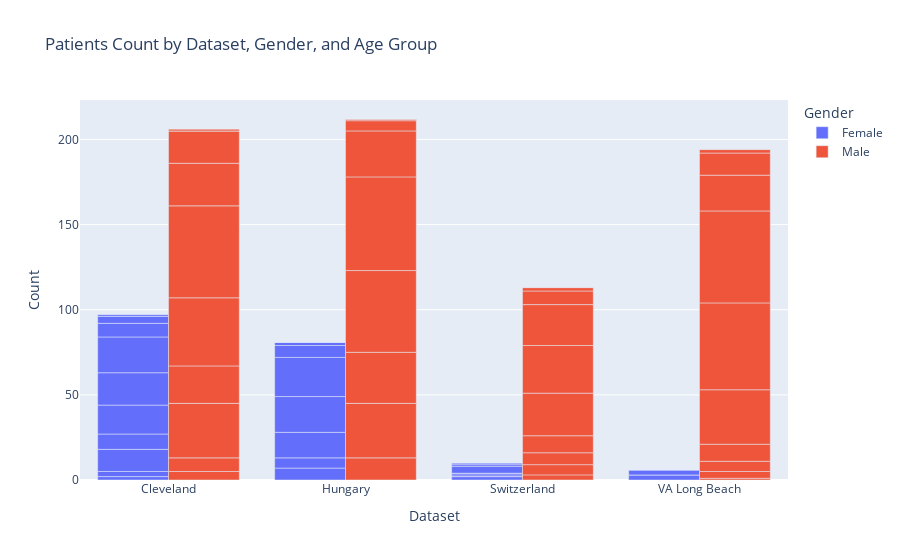

Here is the notebook cell this chart was saved with:
### Code cell
# Age bins for 28-77 range
age_bins = [28, 35, 40, 45, 50, 55, 60, 65, 70, 75, 77]
df['age_group'] = pd.cut(df['age'], bins=age_bins, labels=[
    '28-34', '35-39', '40-44', '45-49', '50-54', '55-59', '60-64', '65-69', '70-75', '76-77'
])

# Group by dataset, sex, and age_group for counts
grouped = df.groupby(['dataset', 'sex', 'age_group']).size().reset_index(name='count')

# Plotly bar plot: hover shows gender, age bin, and count
fig = px.bar(
    grouped,
    x='dataset',
    y='count',
    color='sex',
    barmode='group',
    title='Patients Count by Dataset, Gender, and Age Group',
    hover_data=['sex', 'age_group', 'count']
)
fig.update_layout(
    xaxis_title="Dataset",
    yaxis_title="Count",
    legend_title_text="Gender"
)
fig.show()

### Figure 1 — Plotly figure (JSON) as saved in the notebook; plotly's stock layout.template omitted (floating-point values rounded to 4 significant figures)
{"data": [{"alignmentgroup": "True", "customdata": [["Female", "28-34"], ["Female", "35-39"], ["Female", "40-44"], ["Female", "45-49"], ["Female", "50-54"], ["Female", "55-59"], ["Female", "60-64"], ["Female", "65-69"], ["Female", "70-75"], ["Female", "76-77"], ["Female", "28-34"], ["Female", "35-39"], ["Female", "40-44"], ["Female", "45-49"], ["Female", "50-54"], ["Female", "55-59"], ["Female", "60-64"], ["Female", "65-69"], ["Female", "70-75"], ["Female", "76-77"], ["Female", "28-34"], ["Female", "35-39"], ["Female", "40-44"], ["Female", "45-49"], ["Female", "50-54"], ["Female", "55-59"], ["Female", "60-64"], ["Female", "65-69"], ["Female", "70-75"], ["Female", "76-77"], ["Female", "28-34"], ["Female", "35-39"], ["Female", "40-44"], ["Female", "45-49"], ["Female", "50-54"], ["Female", "55-59"], ["Female", "60-64"], ["Female", "65-69"], ["Female", "70-75"], ["Female", "76-77"]], "hovertemplate": "sex=%{customdata[0]}<br>dataset=%{x}<br>count=%{y}<br>age_group=%{customdata[1]}<extra></extra>", "legendgroup": "Female", "marker": {"color": "#636efa", "pattern": {"shape": ""}}, "name": "Female", "offsetgroup": "Female", "orientation": "v", "showlegend": true, "textposition": "auto", "type": "bar", "x": ["Cleveland", "Cleveland", "Cleveland", "Cleveland", "Cleveland", "Cleveland", "Cleveland", "Cleveland", "Cleveland", "Cleveland", "Hungary", "Hungary", "Hungary", "Hungary", "Hungary", "Hungary", "Hungary", "Hungary", "Hungary", "Hungary", "Switzerland", "Switzerland", "Switzerland", "Switzerland", "Switzerland", "Switzerland", "Switzerland", "Switzerland", "Switzerland", "Switzerland", "VA Long Beach", "VA Long Beach", "VA Long Beach", "VA Long Beach", "VA Long Beach", "VA Long Beach", "VA Long Beach", "VA Long Beach", "VA Long Beach", "VA Long Beach"], "xaxis": "x", "y": [2, 3, 13, 9, 17, 19, 21, 8, 4, 1, 7, 6, 15, 21, 23, 7, 2, 0, 0, 0, 0, 2, 0, 1, 1, 0, 4, 1, 1, 0, 0, 0, 0, 0, 3, 0, 3, 0, 0, 0], "yaxis": "y"}, {"alignmentgroup": "True", "customdata": [["Male", "28-34"], ["Male", "35-39"], ["Male", "40-44"], ["Male", "45-49"], ["Male", "50-54"], ["Male", "55-59"], ["Male", "60-64"], ["Male", "65-69"], ["Male", "70-75"], ["Male", "76-77"], ["Male", "28-34"], ["Male", "35-39"], ["Male", "40-44"], ["Male", "45-49"], ["Male", "50-54"], ["Male", "55-59"], ["Male", "60-64"], ["Male", "65-69"], ["Male", "70-75"], ["Male", "76-77"], ["Male", "28-34"], ["Male", "35-39"], ["Male", "40-44"], ["Male", "45-49"], ["Male", "50-54"], ["Male", "55-59"], ["Male", "60-64"], ["Male", "65-69"], ["Male", "70-75"], ["Male", "76-77"], ["Male", "28-34"], ["Male", "35-39"], ["Male", "40-44"], ["Male", "45-49"], ["Male", "50-54"], ["Male", "55-59"], ["Male", "60-64"], ["Male", "65-69"], ["Male", "70-75"], ["Male", "76-77"]], "hovertemplate": "sex=%{customdata[0]}<br>dataset=%{x}<br>count=%{y}<br>age_group=%{customdata[1]}<extra></extra>", "legendgroup": "Male", "marker": {"color": "#EF553B", "pattern": {"shape": ""}}, "name": "Male", "offsetgroup": "Male", "orientation": "v", "showlegend": true, "textposition": "auto", "type": "bar", "x": ["Cleveland", "Cleveland", "Cleveland", "Cleveland", "Cleveland", "Cleveland", "Cleveland", "Cleveland", "Cleveland", "Cleveland", "Hungary", "Hungary", "Hungary", "Hungary", "Hungary", "Hungary", "Hungary", "Hungary", "Hungary", "Hungary", "Switzerland", "Switzerland", "Switzerland", "Switzerland", "Switzerland", "Switzerland", "Switzerland", "Switzerland", "Switzerland", "Switzerland", "VA Long Beach", "VA Long Beach", "VA Long Beach", "VA Long Beach", "VA Long Beach", "VA Long Beach", "VA Long Beach", "VA Long Beach", "VA Long Beach", "VA Long Beach"], "xaxis": "x", "y": [5, 8, 32, 22, 40, 54, 25, 19, 0, 1, 13, 32, 30, 48, 55, 27, 6, 1, 0, 0, 3, 6, 7, 10, 25, 28, 24, 8, 2, 0, 1, 4, 6, 10, 32, 51, 54, 21, 13, 2], "yaxis": "y"}], "layout": {"barmode": "group", "legend": {"title": {"text": "Gender"}, "tracegroupgap": 0}, "title": {"text": "Patients Count by Dataset, Gender, and Age Group"}, "xaxis": {"anchor": "y", "domain": [0, 1], "title": {"text": "Dataset"}}, "yaxis": {"anchor": "x", "domain": [0, 1], "title": {"text": "Count"}}}}
